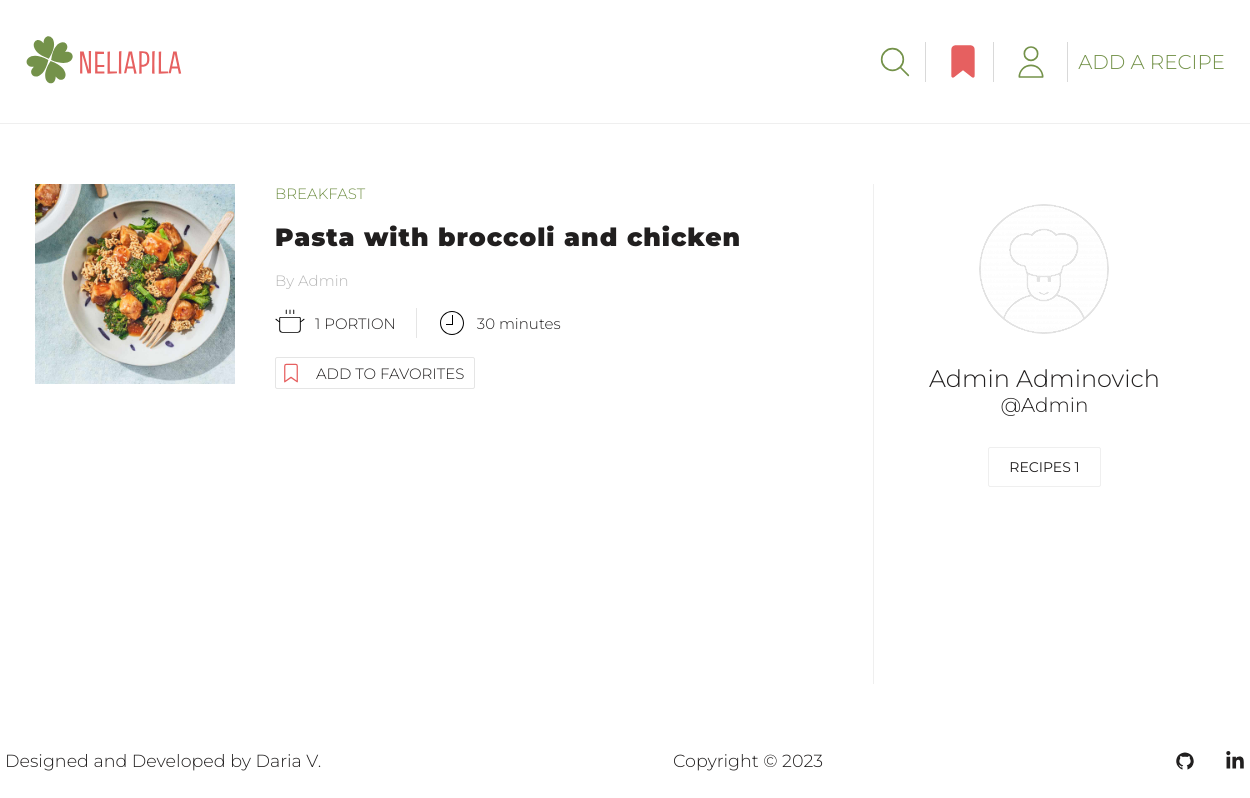
The page /profile/1 on the database as committed earlier.
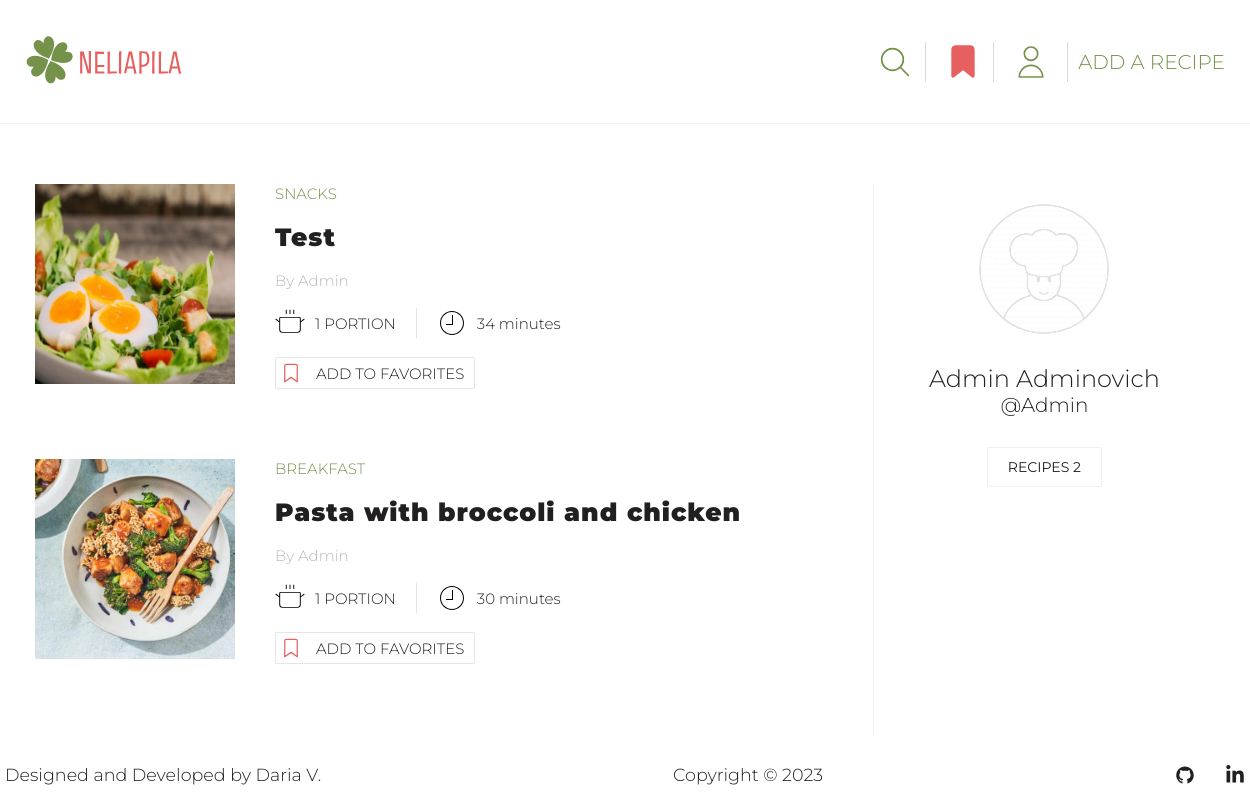
The same page on the database as committed later.
### recipes/models.py (models this page shows, shortened)
class Recipe(models.Model):
    CATEGORY_CHOICES = [
        ('Breakfast', 'Breakfast'),
        ('Lunch', 'Lunch'),
        ('Dinner', 'Dinner'),
        ('Snacks', 'Snacks'),
        ('Desserts', 'Desserts'),
        ('Drinks', 'Drinks'),
        ('Miscellaneous', 'Other')
    ]
    STATUS_CHOICES = [
        (True, 'Approved'),
        (False, 'On moderation'),
    ]
    author = models.ForeignKey(User, on_delete=models.CASCADE, null=True, blank=True)
    title = models.CharField(max_length=50)
    portions = models.PositiveIntegerField(default=1, blank=True, null=True)
    cooking_hours = models.PositiveIntegerField(default=0)
    cooking_minutes = models.PositiveIntegerField(default=0)
    image = models.ImageField(upload_to=recipe_image_path)
    category = models.CharField(max_length=20, choices=CATEGORY_CHOICES)
    ingredients = models.TextField()
    steps = models.TextField()
    is_approved = models.BooleanField(default=False, choices=STATUS_CHOICES)
    date_created = models.DateTimeField(auto_now_add=True)

### user/views.py (the view)
# urls.py: path('profile/<pk>', views.author_profile, name='profile'),
def author_profile(request, pk):
    profile = Profile.objects.get(user=pk)
    if request.user == profile.user:
        recipes = Recipe.objects.filter(author=pk).all().order_by('-date_created')
    else:
        recipes = Recipe.objects.filter(author=pk, is_approved=True).all().order_by('-date_created')
    recipes_count = recipes.count()
    try:
        favorite_recipes = [favorite.favorite_recipe for favorite in request.user.profile.favorite_set.all()]
    except AttributeError:
        favorite_recipes = ''
    pending_recipes_count = Recipe.objects.filter(author=pk, is_approved=False).count()
    context = {'profile': profile, 'recipes': recipes, 'recipes_count': recipes_count,
               'pending_recipes_count': pending_recipes_count, 'favorites': favorite_recipes}
    return render(request, 'user/profile.html', context)

### templates/user/profile.html (shortened to what the changed rows need)
{% extends 'base/base.html' %}
{% load static %}
{% block css %}
<link rel="stylesheet" href="{% static 'user/css/profile.css' %}">
{% endblock %}
{% block content %}
<section class="user-profile-page">
    <div class="profile container">
        <div class="profile-parts">
            {% if not recipes %}
            <div class="no-recipes">
                <img src="{% static 'user/images/recipe-default.svg' %}" alt="Recipe">
                <p>There is nothing here yet, but soon there will be recipes added by
                    <span>{{ profile.username }}</span></p>
            </div>
            {% else %}
            <div class="profile-recipes">
                <div class="all-recipes">
                    {% for recipe in recipes %}
                    <div class="one-recipe">
                        <div class="recipe-image">
                            <a href="{% url 'specific-recipe' recipe.id %}"><img src="{{ recipe.image.url }}" alt="Recipe Image"></a>
                        </div>
                        <div class="recipe-info">
                            <p class="recipe-category">{{ recipe.category }}</p>
                            <a href="{% url 'specific-recipe' recipe.id %}" class="recipe-title">{{ recipe.title }}</a>
                            <a href="{% url 'profile' profile.user_id %}" class="recipe-author">
                                By {{ recipe.author }}</a>
                            <div class="recipe-details">
                                <div class="portions-details">
                                    <img src="{% static 'user/images/pot-svg.svg' %}" alt="Pot">
                                    <span>{{ recipe.portions }} portion{{ recipe.portions | pluralize:'s' }}</span>
                                </div>
                                <div class="cooking-time-details">
                                    <img src="{% static 'user/images/clock-svg.svg' %}" alt="Clock">
                                    {% if recipe.cooking_hours != 0 and recipe.cooking_minutes != 0 %}
                                    <span>{{ recipe.cooking_hours }} hour{{ recipe.cooking_hours | pluralize:'s' }}
                                {{ recipe.cooking_minutes }} minute{{ recipe.cooking_minutes | pluralize:'s' }}</span>
                                    {% elif recipe.cooking_hours != 0 and recipe.cooking_minutes == 0 %}
                                    <span>{{ recipe.cooking_hours }} hour{{ recipe.cooking_hours | pluralize:'s' }}</span>
                                    {% elif recipe.cooking_hours == 0 and recipe.cooking_minutes != 0 %}
                                    <span>{{ recipe.cooking_minutes }} minute{{ recipe.cooking_minutes | pluralize:'s' }}
                                </span>
                                    {% endif %}
                                </div>
                            </div>
                            {% if recipe.is_approved %}
                            <div class="add-to-favourites">
                                <div class="button-favorites">
                                    {% if recipe in favorites %}
                                    <a class="button-favorites-link" href="{% url 'delete-from-favorites' recipe.id %}">
                                        <img src="{% static 'user/images/filled-bookmark-svg.svg' %}" alt="Bookmark">
                                        Added to favorites
                                    </a>
                                    {% else %}
                                    <a class="button-favorites-link" href="{% url 'add-to-favorites' recipe.id %}">
                                        <img src="{% static 'user/images/bookmark-svg.svg' %}" alt="Bookmark">
                                        Add to favorites
                                    </a>
                                    {% endif %}
                                </div>
                            </div>
                            {% endif %}
                        </div>
                    </div>
                    {% endfor %}
                </div>
            </div>
            {% endif %}
            <div class="profile-card">
                <div class="count-recipes">
                    <p class="recipes-count count">Recipes {{ recipes_count }}</p>
                </div>
            </div>
        </div>
    </div>
</section>
{% endblock %}

Rows that differ between the two databases and show on the page:
added Recipe: image (picture), category "SNACKS", title "Test", author "Admin", portions "1", cooking_minutes "34", cooking_minutes|pluralize "s", is_approved True (drawn)
Other text that changed with them:
{{ recipes_count }}: "1" → "2"
